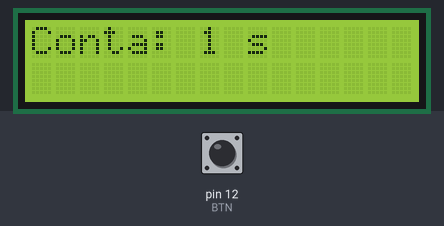
This sketch was run on a simulated Arduino Uno, built with avr-gcc and run on an emulated ATmega328P. On the bench: 16×2 character LCD. The inputs (shaded band) are chosen by the test bench; at power-on: pin 12 (BTN) HIGH.

Above: at 6.5 s.
6.6 s: pin 12 (BTN) pulled LOW for 3.2 s
11.3 s: pin 12 (BTN) pulled LOW for 1.15 s
At 11.97 s:
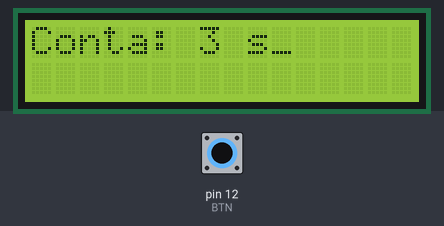
13.9 s: pin 12 (BTN) pulled LOW for 1.15 s
At 14.98 s:
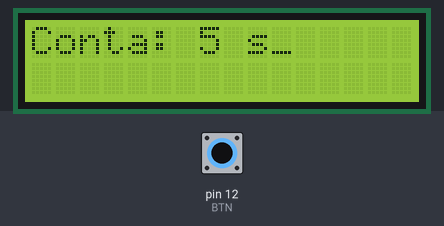

Measured:
- after the input at 11.3 s, the display: changes after 0.55 s (image 1)
- after the input at 13.9 s, the display: changes after 0.96 s (image 2)

The sketch:

displayWelcomeAndCounter.ino
```cpp
/*
* https://www.tinkercad.com/things/eM0rZE9uxxE-lcdwelcomeandcounter?sharecode=Pwi7Nm8YZpOyn5X1xqtPU0vhSGmjb9zZlKraRSVALyg
*/
// Inclui a biblioteca LiquidCrystal
#include <LiquidCrystal.h>

#define RS 8
#define EN 9
#define BTN 12
const char specialChar = 0b11110101;

// Inicializa o objeto lcd (isso é código C++)
LiquidCrystal lcd(RS, EN, 4, 5, 6, 7);

void setup()
{
  uint8_t j = 0;

  pinMode(BTN,INPUT);
  // Inicializa o display informando as dimensões
  lcd.begin(16,2);


  // Mensagem de boas vindas
  for(j = 0; j < 32; j++)
  {
    if(j == 16)
    {
    	lcd.setCursor(0,1);
    }
  	lcd.write(specialChar);
  	delay(50);
  }

  lcd.rightToLeft();
  // Mensagem de boas vindas
  for(j = 0; j < 32; j++)
  {
    lcd.write(" ");
    if(j == 16)
    {
    	lcd.setCursor(15,0);
    }

  	delay(50);
  }

  lcd.leftToRight();

  for(j = 0; j < 3; j++)
  {
    lcd.print("****************");
    lcd.setCursor(0,1);
    lcd.print("****************");
    delay(200);
    lcd.clear();
    delay(200);
    lcd.home();
  }

  do
  {
    for(j = 0; j <=1; j++)
    {
  		lcd.setCursor(2,j);
  		lcd.print("Hello, FIAP!");
    	delay(200);
    	lcd.clear();
      delay(200);
    }
  }while(!digitalRead(BTN));
}

void loop()
{
    int counter = 0;
    lcd.clear();
    lcd.home();

    while(true) // Loop infitno do firmware
    {
      while(digitalRead(BTN)) // Enquanto o botão estiver pressionado
      {
        lcd.home();
        lcd.print("Conta: ");
        lcd.print(counter);
        lcd.print(" s");
        delay(1000); // 1 segundo
        counter++;
      }

      // Como podemos resetar a contagem?

      lcd.print("_");
      delay(250);
      lcd.clear();
      lcd.home();
      delay(250); // Wait for 100 millisecond(s)
    }
}
```
